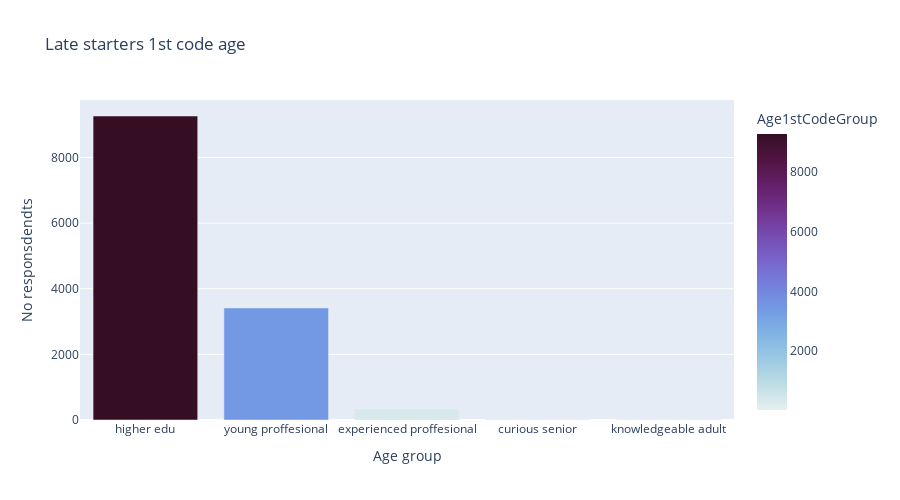

The code cell stored with this chart in its notebook:
### Code cell
# for adults, how does it ?group?

fig = px.bar(df_ls['Age1stCodeGroup'].value_counts(),
             x=df_ls['Age1stCodeGroup'].value_counts().index.tolist(),
             y=df_ls['Age1stCodeGroup'].value_counts(),
             color='Age1stCodeGroup',
             color_continuous_scale='dense',
             title='Late starters 1st code age',
             labels={'x':'Age group', 'y':'No responsdendts'}, height=500
            )

fig.show()

# move title to center

### Figure 1 — Plotly figure (JSON) as saved in the notebook; plotly's stock layout.template omitted (floating-point values rounded to 4 significant figures)
{"data": [{"alignmentgroup": "True", "hoverlabel": {"namelength": 0}, "hovertemplate": "Age group=%{x}<br>No responsdendts=%{y}<br>Age1stCodeGroup=%{marker.color}", "legendgroup": "", "marker": {"color": [9264, 3415, 346, 37, 36], "coloraxis": "coloraxis"}, "name": "", "offsetgroup": "", "orientation": "v", "showlegend": false, "textposition": "auto", "type": "bar", "x": ["higher edu", "young proffesional", "experienced proffesional", "curious senior", "knowledgeable adult"], "xaxis": "x", "y": [9264, 3415, 346, 37, 36], "yaxis": "y"}], "layout": {"barmode": "relative", "coloraxis": {"colorbar": {"title": {"text": "Age1stCodeGroup"}}, "colorscale": [[0, "rgb(230, 240, 240)"], [0.09091, "rgb(191, 221, 229)"], [0.1818, "rgb(156, 201, 226)"], [0.2727, "rgb(129, 180, 227)"], [0.3636, "rgb(115, 154, 228)"], [0.4545, "rgb(117, 127, 221)"], [0.5455, "rgb(120, 100, 202)"], [0.6364, "rgb(119, 74, 175)"], [0.7273, "rgb(113, 50, 141)"], [0.8182, "rgb(100, 31, 104)"], [0.9091, "rgb(80, 20, 66)"], [1, "rgb(54, 14, 36)"]]}, "height": 500, "legend": {"tracegroupgap": 0}, "title": {"text": "Late starters 1st code age"}, "xaxis": {"anchor": "y", "domain": [0, 1], "title": {"text": "Age group"}}, "yaxis": {"anchor": "x", "domain": [0, 1], "title": {"text": "No responsdendts"}}}}
